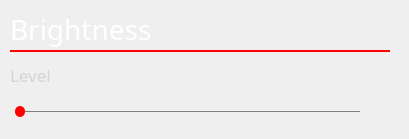
    <widget class="QWidget" name="page_brightness">
     <widget class="QFrame" name="p_brightnes_title">
      <property name="geometry">
       <rect>
        <x>0</x>
        <y>0</y>
        <width>400</width>
        <height>60</height>
       </rect>
      </property>
      <widget class="QLabel" name="label_13">
       <property name="geometry">
        <rect>
         <x>10</x>
         <y>10</y>
         <width>380</width>
         <height>40</height>
        </rect>
       </property>
       <property name="font">
        <font>
         <family>Bahnschrift SemiLight</family>
         <pointsize>21</pointsize>
        </font>
       </property>
       <property name="styleSheet">
        <string notr="true">color:white;</string>
       </property>
       <property name="text">
        <string>Brightness</string>
       </property>
       <property name="alignment">
        <set>Qt::AlignLeading|Qt::AlignLeft|Qt::AlignTop</set>
       </property>
      </widget>
      <widget class="Line" name="line_4">
       <property name="geometry">
        <rect>
         <x>10</x>
         <y>50</y>
         <width>380</width>
         <height>2</height>
        </rect>
       </property>
       <property name="styleSheet">
        <string notr="true">background:red;
border:none;</string>
       </property>
       <property name="frameShadow">
        <enum>QFrame::Plain</enum>
       </property>
       <property name="orientation">
        <enum>Qt::Horizontal</enum>
       </property>
      </widget>
     </widget>
     <widget class="QFrame" name="p_brightness_level">
      <property name="geometry">
       <rect>
        <x>0</x>
        <y>60</y>
        <width>370</width>
        <height>70</height>
       </rect>
      </property>
      <widget class="QSlider" name="bearing_brightnessLevelSlide">
       <property name="geometry">
        <rect>
         <x>10</x>
         <y>40</y>
         <width>360</width>
         <height>22</height>
        </rect>
       </property>
       <property name="styleSheet">
        <string notr="true">QSlider::groove:horizontal{
	height:1px;	
	width:340px;
	background:gray;

}

QSlider::handle:horizontal{
	background:red;
	width:10px;
	margin:-5px;
	border-radius:5px;	

}</string>
       </property>
       <property name="maximum">
        <number>100</number>
       </property>
       <property name="orientation">
        <enum>Qt::Horizontal</enum>
       </property>
      </widget>
      <widget class="QLabel" name="label_37">
       <property name="geometry">
        <rect>
         <x>10</x>
         <y>0</y>
         <width>380</width>
         <height>30</height>
        </rect>
       </property>
       <property name="font">
        <font>
         <family>Bahnschrift SemiLight</family>
         <pointsize>13</pointsize>
        </font>
       </property>
       <property name="styleSheet">
        <string notr="true">color:rgb(211, 211, 211);</string>
       </property>
       <property name="text">
        <string>Level</string>
       </property>
      </widget>
     </widget>
    </widget>
